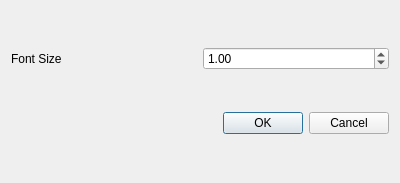
<?xml version="1.0" encoding="UTF-8"?>
<ui version="4.0">
 <class>Dialog</class>
 <widget class="QDialog" name="Dialog">
  <property name="geometry">
   <rect>
    <x>0</x>
    <y>0</y>
    <width>400</width>
    <height>183</height>
   </rect>
  </property>
  <property name="windowTitle">
   <string>Options</string>
  </property>
  <layout class="QVBoxLayout" name="verticalLayout">
   <item>
    <layout class="QHBoxLayout" name="horizontalLayout">
     <item>
      <widget class="QLabel" name="label">
       <property name="text">
        <string>Font Size</string>
       </property>
      </widget>
     </item>
     <item>
      <widget class="QDoubleSpinBox" name="doubleSpinBox">
       <property name="minimum">
        <double>0.100000000000000</double>
       </property>
       <property name="maximum">
        <double>10.000000000000000</double>
       </property>
       <property name="singleStep">
        <double>0.100000000000000</double>
       </property>
       <property name="value">
        <double>1.000000000000000</double>
       </property>
      </widget>
     </item>
    </layout>
   </item>
   <item>
    <widget class="QDialogButtonBox" name="buttonBox">
     <property name="orientation">
      <enum>Qt::Horizontal</enum>
     </property>
     <property name="standardButtons">
      <set>QDialogButtonBox::Cancel|QDialogButtonBox::Ok</set>
     </property>
    </widget>
   </item>
  </layout>
 </widget>
 <resources/>
 <connections>
  <connection>
   <sender>buttonBox</sender>
   <signal>accepted()</signal>
   <receiver>Dialog</receiver>
   <slot>accept()</slot>
   <hints>
    <hint type="sourcelabel">
     <x>248</x>
     <y>254</y>
    </hint>
    <hint type="destinationlabel">
     <x>157</x>
     <y>274</y>
    </hint>
   </hints>
  </connection>
  <connection>
   <sender>buttonBox</sender>
   <signal>rejected()</signal>
   <receiver>Dialog</receiver>
   <slot>reject()</slot>
   <hints>
    <hint type="sourcelabel">
     <x>316</x>
     <y>260</y>
    </hint>
    <hint type="destinationlabel">
     <x>286</x>
     <y>274</y>
    </hint>
   </hints>
  </connection>
 </connections>
</ui>
